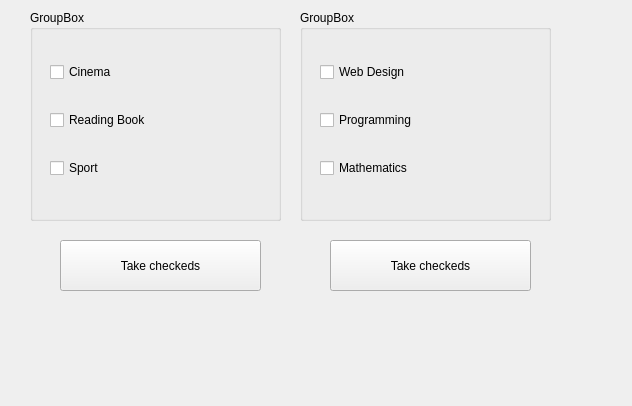
<?xml version="1.0" encoding="UTF-8"?>
<ui version="4.0">
 <class>MainWindow</class>
 <widget class="QMainWindow" name="MainWindow">
  <property name="geometry">
   <rect>
    <x>0</x>
    <y>0</y>
    <width>632</width>
    <height>406</height>
   </rect>
  </property>
  <property name="windowTitle">
   <string>MainWindow</string>
  </property>
  <widget class="QWidget" name="centralwidget">
   <widget class="QPushButton" name="btnTakeHobbies">
    <property name="geometry">
     <rect>
      <x>60</x>
      <y>240</y>
      <width>201</width>
      <height>51</height>
     </rect>
    </property>
    <property name="text">
     <string>Take checkeds</string>
    </property>
   </widget>
   <widget class="QLabel" name="lblResultHobbies">
    <property name="geometry">
     <rect>
      <x>60</x>
      <y>300</y>
      <width>201</width>
      <height>61</height>
     </rect>
    </property>
    <property name="text">
     <string/>
    </property>
   </widget>
   <widget class="QGroupBox" name="groupHobbies">
    <property name="geometry">
     <rect>
      <x>30</x>
      <y>10</y>
      <width>251</width>
      <height>211</height>
     </rect>
    </property>
    <property name="title">
     <string>GroupBox</string>
    </property>
    <widget class="QWidget" name="">
     <property name="geometry">
      <rect>
       <x>20</x>
       <y>30</y>
       <width>201</width>
       <height>161</height>
      </rect>
     </property>
     <layout class="QVBoxLayout" name="verticalLayout">
      <item>
       <widget class="QCheckBox" name="cbCinema">
        <property name="text">
         <string>Cinema</string>
        </property>
       </widget>
      </item>
      <item>
       <widget class="QCheckBox" name="cbRead">
        <property name="text">
         <string>Reading Book</string>
        </property>
       </widget>
      </item>
      <item>
       <widget class="QCheckBox" name="cbSport">
        <property name="text">
         <string>Sport</string>
        </property>
       </widget>
      </item>
     </layout>
    </widget>
   </widget>
   <widget class="QGroupBox" name="groupLesson">
    <property name="geometry">
     <rect>
      <x>300</x>
      <y>10</y>
      <width>251</width>
      <height>211</height>
     </rect>
    </property>
    <property name="title">
     <string>GroupBox</string>
    </property>
    <widget class="QWidget" name="layoutWidget">
     <property name="geometry">
      <rect>
       <x>20</x>
       <y>30</y>
       <width>201</width>
       <height>161</height>
      </rect>
     </property>
     <layout class="QVBoxLayout" name="verticalLayout_3">
      <item>
       <widget class="QCheckBox" name="cbWeb">
        <property name="text">
         <string>Web Design</string>
        </property>
       </widget>
      </item>
      <item>
       <widget class="QCheckBox" name="cbProg">
        <property name="text">
         <string>Programming</string>
        </property>
       </widget>
      </item>
      <item>
       <widget class="QCheckBox" name="cbMath">
        <property name="text">
         <string>Mathematics</string>
        </property>
       </widget>
      </item>
     </layout>
    </widget>
   </widget>
   <widget class="QPushButton" name="btnTakeLessons">
    <property name="geometry">
     <rect>
      <x>330</x>
      <y>240</y>
      <width>201</width>
      <height>51</height>
     </rect>
    </property>
    <property name="text">
     <string>Take checkeds</string>
    </property>
   </widget>
   <widget class="QLabel" name="lblResultLessons">
    <property name="geometry">
     <rect>
      <x>330</x>
      <y>300</y>
      <width>201</width>
      <height>61</height>
     </rect>
    </property>
    <property name="text">
     <string/>
    </property>
   </widget>
  </widget>
  <widget class="QMenuBar" name="menubar">
   <property name="geometry">
    <rect>
     <x>0</x>
     <y>0</y>
     <width>632</width>
     <height>21</height>
    </rect>
   </property>
  </widget>
 </widget>
 <resources/>
 <connections/>
</ui>
